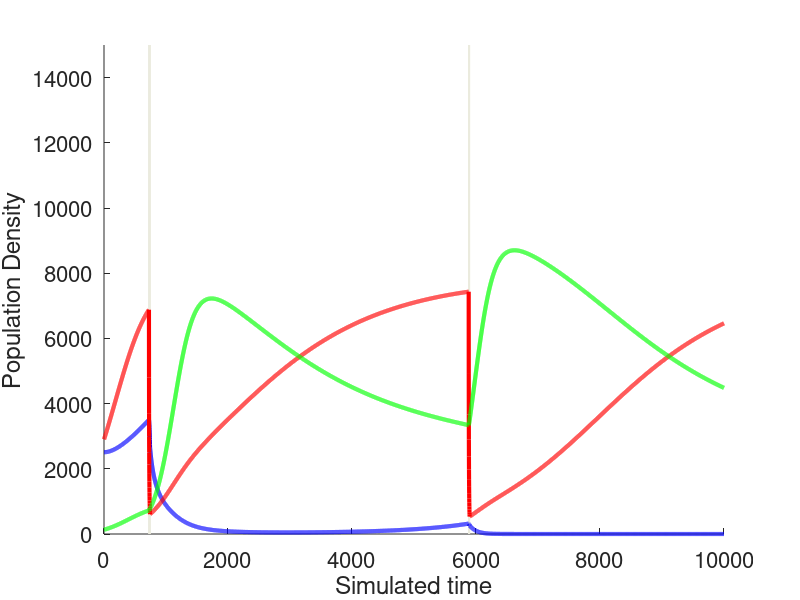
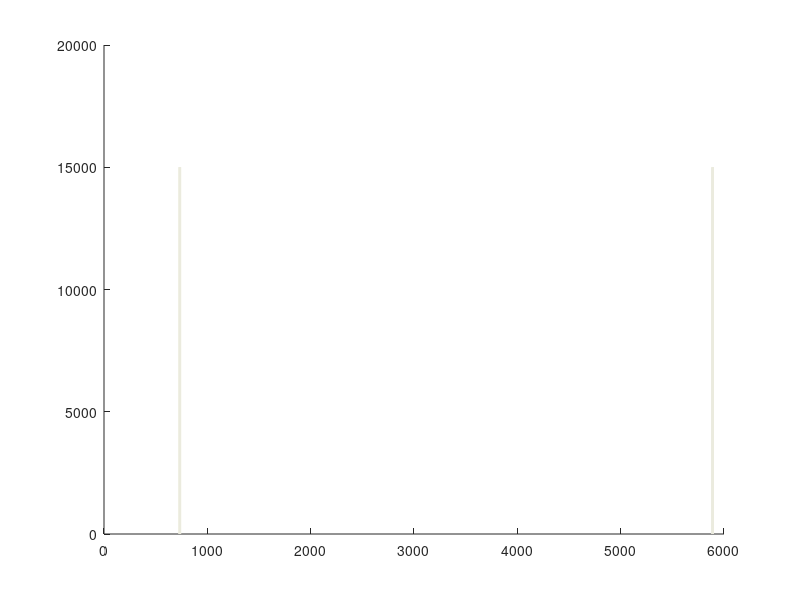

Write the MATLAB code that produced these figures, in order. (Note: this script raises an error after producing the figures.)
%% Simulation of three species mCRPC model with Abiraterone treatment.

%% Get ESS population densities for initial conditions. Can either run ESS Analysis or uncomment the hard coded results (Faster and the same).
% ESSAnalysis;
ESS = [3196.34703196346,7077.62557077625,2739.72602739727,26027.3972602740;5607.47663551401,7476.63551401869,467.289719626177,27102.8037383178;1.e-09,4545.45454545455,6818.18181818182,22727.2727272727;2786.37770897833,6501.54798761610,3405.57275541796,25386.9969040248;6270.62706270627,7260.72607260726,330.033003300335,27722.7722772277;5140.18691588785,7476.63551401869,934.579439252341,27102.8037383178;6060.60606060606,7575.75757575758,1.e-09,27272.7272727273;6617.64705882353,7352.94117647059,1.e-09,27941.1764705882;6617.64705882353,7352.94117647059,1.e-09,27941.1764705882;6617.64705882353,7352.94117647059,1.e-09,27941.1764705882;1.e-09,4545.45454545455,6818.18181818182,22727.2727272727;7141.90425687459,7142.65465924746,0.833764523678801,28570.7853484204;7142.85714285714,7142.85714285714,1.e-09,28571.4285714286;7142.85714285714,7142.85714285714,1.e-09,28571.4285714286;7142.85714285714,7142.85714285714,1.e-09,28571.4285714286;7142.85714285714,7142.85714285714,1.e-09,28571.4285714286;1.e-09,4545.45454545455,6818.18181818182,22727.2727272727;4310.34482758620,6034.48275862069,2586.20689655173,25862.0689655172;7096.77419354839,6451.61290322581,1.e-09,27096.7741935484;7096.77419354839,6451.61290322581,1.e-09,27096.7741935484;7096.77419354839,6451.61290322581,1.e-09,27096.7741935484;7096.77419354839,6451.61290322581,1.e-09,27096.7741935484];
matrixCoefficients = [0.7,0.9,0.4,0.6,0.5,0.8;0.7,0.8,0.4,0.6,0.5,0.9;0.6,0.9,0.4,0.8,0.5,0.7;0.6,0.9,0.4,0.7,0.5,0.8;0.6,0.8,0.4,0.7,0.5,0.9;0.7,0.9,0.4,0.5,0.6,0.8;0.7,0.8,0.4,0.5,0.6,0.9;0.6,0.9,0.4,0.5,0.7,0.8;0.6,0.8,0.4,0.5,0.7,0.9;0.6,0.7,0.4,0.5,0.8,0.9;0.5,0.9,0.4,0.8,0.6,0.7;0.5,0.9,0.4,0.7,0.6,0.8;0.5,0.8,0.4,0.7,0.6,0.9;0.5,0.9,0.4,0.6,0.7,0.8;0.5,0.8,0.4,0.6,0.7,0.9;0.5,0.7,0.4,0.6,0.8,0.9;0.4,0.9,0.5,0.8,0.6,0.7;0.4,0.9,0.5,0.7,0.6,0.8;0.4,0.8,0.5,0.7,0.6,0.9;0.4,0.9,0.5,0.6,0.7,0.8;0.4,0.8,0.5,0.6,0.7,0.9;0.4,0.7,0.5,0.6,0.8,0.9];



%% Choose patient
%% --------------

%% Set matrixIndex = 7 for Representative patient #1
%% Set matrixInded = 5 for Representative patient #2
matrixIndex = 5;


%% Choose Abiraterone treatment type by uncommenting one line below.
%% ---------------------------------
% treatmentType = 'None';
% treatmentType = 'SOC';
% treatmentType = 'Metronomic';
treatmentType = 'Adaptive';





%% Set simulation parameters
%% --------------------------

% Competition coefficients.
alphas = matrixCoefficients(matrixIndex,:);

% Growth rates
scale = .01;
r = [0.27726, 0.34657, 0.66542];
r = r.*scale;

% PSA dynamics
sigmaPSA = 0.5;

% Initial tumor densities set at 40% of ESS values
y0 = ESS(matrixIndex, :) .* 0.4;

% Set simulation time.
maxSimulationTime = 10000;





%% Design treatment
%% ----------------

% Give abiraterone at what % of ESS PSA?
maxPSAPercent = 0.8;
PSA_zenith = ESS(matrixIndex,4) * maxPSAPercent;
PSA_nadir = PSA_zenith * maxPSAPercent/2;

% Find first treatment time to build treatments.
y = y0;
firstTreatmentTime = 0;
while y(4) < PSA_zenith
    
    firstTreatmentTime = firstTreatmentTime + 1;
    
    % Update carrying capacities with current symbiotic T+.
    k = [y(2) * 1.5, 10000, 10000];
    
    % T+, TP, T-, and PSA ODE's
    dydt = zeros(1, 4);
    
    dydt(1) = y(1) * r(1) * (1 - ( ( y(1) + matrixCoefficients(matrixIndex,1) * y(2) + matrixCoefficients(matrixIndex,2) * y(3) ) / k(1) ) );
    dydt(2) = y(2) * r(2) * (1 - ( ( matrixCoefficients(matrixIndex,3) * y(1) + y(2) + matrixCoefficients(matrixIndex,4) * y(3) ) / k(2) ) );
    dydt(3) = y(3) * r(3) * (1 - ( ( matrixCoefficients(matrixIndex,5) * y(1) + matrixCoefficients(matrixIndex,6) * y(2) + y(3) ) / k(3) ) );
    dydt(4) = sum(y(1:3)) - sigmaPSA * y(4);
    
    y = y + dydt;
end

% No abiraterone treatment sets Abi flag to 0 for entire simulation (and this is used to zero out for all other treatment types).
AbiOnOffFlag = zeros(1, maxSimulationTime);


% SOC full dose abiraterone set Abi flag to 1 after first treatment time
if strcmp(treatmentType, 'SOC')
    AbiOnOffFlag(firstTreatmentTime:maxSimulationTime) = 1;
end


% Metronomic gives 800 long induction with cycles thereafter.
if strcmp(treatmentType, 'Metronomic')
    
    % Induction period
    AbiOnOffFlag(firstTreatmentTime:firstTreatmentTime + 800) = 1;
    
    % Cycles start 2000 time units after the first treatment time, are 1000
    % time units apart, and administer Abiraterone for 200 time units.
    for cycles = 0:1:10
        AbiOnOffFlag(firstTreatmentTime + 2000 + (cycles * 1000):firstTreatmentTime + 2000 + (cycles * 1000) + 200) = 1;
    end
    
    % Clip down to simulation size.
    AbiOnOffFlag = AbiOnOffFlag(1:maxSimulationTime);
end


% Adaptive is built within the ODE.




%% Run the ODE
%% -----------

% Set initial state.
y = y0;

% Create and initialize matrix for ODE solution
allSolution = [];
allSolution(1,:) = y;

% Run ODE with treatment selection.
for time = 2:maxSimulationTime
    
    % Adaptive Abi is built during the simulation. Turns Abi on once the 
    % PSA zenith value is reached and turns it off once the nadir is reached.
    if strcmp(treatmentType, 'Adaptive')
        if y(4) > PSA_zenith
            AbiOnOffFlag(time) = 1;
        elseif (y(4) < PSA_nadir)
            AbiOnOffFlag(time) = 0;
        else
            AbiOnOffFlag(time) = AbiOnOffFlag(time - 1) ;
        end
    end
    
    % If Abi is being given, then use Abi parameters.
    if (AbiOnOffFlag(time) == 1)
        k = [y(2) * 0.5, 100, 10000];
    
    % If Abi is not being given, use naive parameters.
    elseif AbiOnOffFlag(time) == 0
        k = [y(2) * 1.5, 10000, 10000];
    end
    
    % T+, TP, T-, and PSA ODE's
    dydt = zeros(1, 4);
    
    dydt(1) = y(1) * r(1) * (1 - ( ( y(1) + alphas(1) * y(2) + alphas(2) * y(3) ) / k(1) ) );
    dydt(2) = y(2) * r(2) * (1 - ( ( alphas(3) * y(1) + y(2) + alphas(4) * y(3) ) / k(2) ) );
    dydt(3) = y(3) * r(3) * (1 - ( ( alphas(5) * y(1) + alphas(6) * y(2) + y(3) ) / k(3) ) );
    dydt(4) = sum(y(1:3)) - sigmaPSA * y(4);
    
    y = y + dydt;
        
    % Lower bound check to keep a small density of any cell type.
    y(y<1E-9) = 1E-9;
    
    % Append to solutions vector. 
    allSolution(time, :) = y;
    
end




%% Feature extraction
%% ------------------

%% Extract when T- frequency reaches 5% and 90% 
TminusFrequency = allSolution(:,3)./( sum(allSolution(:,1:3), 2) ) .* 100;
timeTo5Percent = find(TminusFrequency > 5, 1, 'first');
timeTo90Percent = find(TminusFrequency > 90, 1, 'first');

%% Extract % SOC dose
SOCAbi = zeros(1, maxSimulationTime);
SOCAbi(firstTreatmentTime:maxSimulationTime) = 1;
MTDTotalDosage = sum(SOCAbi);
currentTreatmentTotalDosage = sum(AbiOnOffFlag);

% Calculate percentage of MTD
percentageOfSOC = currentTreatmentTotalDosage/MTDTotalDosage * 100;





%% Plotting
%% --------

%% Plot density dynamics
figure('NumberTitle', 'off', 'Name', ['Matrix-', num2str(matrixIndex), ' Densities']);
hold on
% Highlight when Abi is given. - This is slow. Be patient.
for i = 1:1:length(AbiOnOffFlag)
    if(AbiOnOffFlag(i) == 1)
        X = [i, i];
        Y = [0, AbiOnOffFlag(i) .* 15000];
        plot(X, Y, 'Color', [.92 .92 .87]);
    end
end

% Plot densities.
plot((1:maxSimulationTime), allSolution(:,1), 'b', 'LineWidth', 3, 'DisplayName', 'T+')
plot((1:maxSimulationTime), allSolution(:,2), 'r', 'LineWidth', 3, 'DisplayName', 'TP')
plot((1:maxSimulationTime), allSolution(:,3), 'g', 'LineWidth', 3, 'DisplayName', 'T-')

% Make it pretty.
xlabel('Simulated time')
ylabel('Population Density')
set(gca, 'FontSize', 16)
xlim([0 maxSimulationTime])
ylim([0 15000])


%% Plot PSA dynamics
figure('NumberTitle', 'off', 'Name', ['Matrix-', num2str(matrixIndex), ' PSA']);
hold on
% Highlight when Abi is given. - This is slow. Be patient.
for i = 1:1:length(AbiOnOffFlag)
    if(AbiOnOffFlag(i) == 1)
        X = [i, i];
        Y = [0, AbiOnOffFlag(i) .* 15000];
        plot(X, Y, 'Color', [.92 .92 .87]);
    end
end

% Plot PSA scaled to ESS value of PSA
plot((1:maxSimulationTime), allSolution(:,4)./ESS(matrixIndex,4), 'K', 'LineWidth', 3, 'DisplayName', 'PSA')

% Make it pretty.
xlabel('Simulated time')
ylabel('PSA')
set(gca, 'FontSize', 16)
xlim([0 maxSimulationTime])
ylim([0 1.01])



